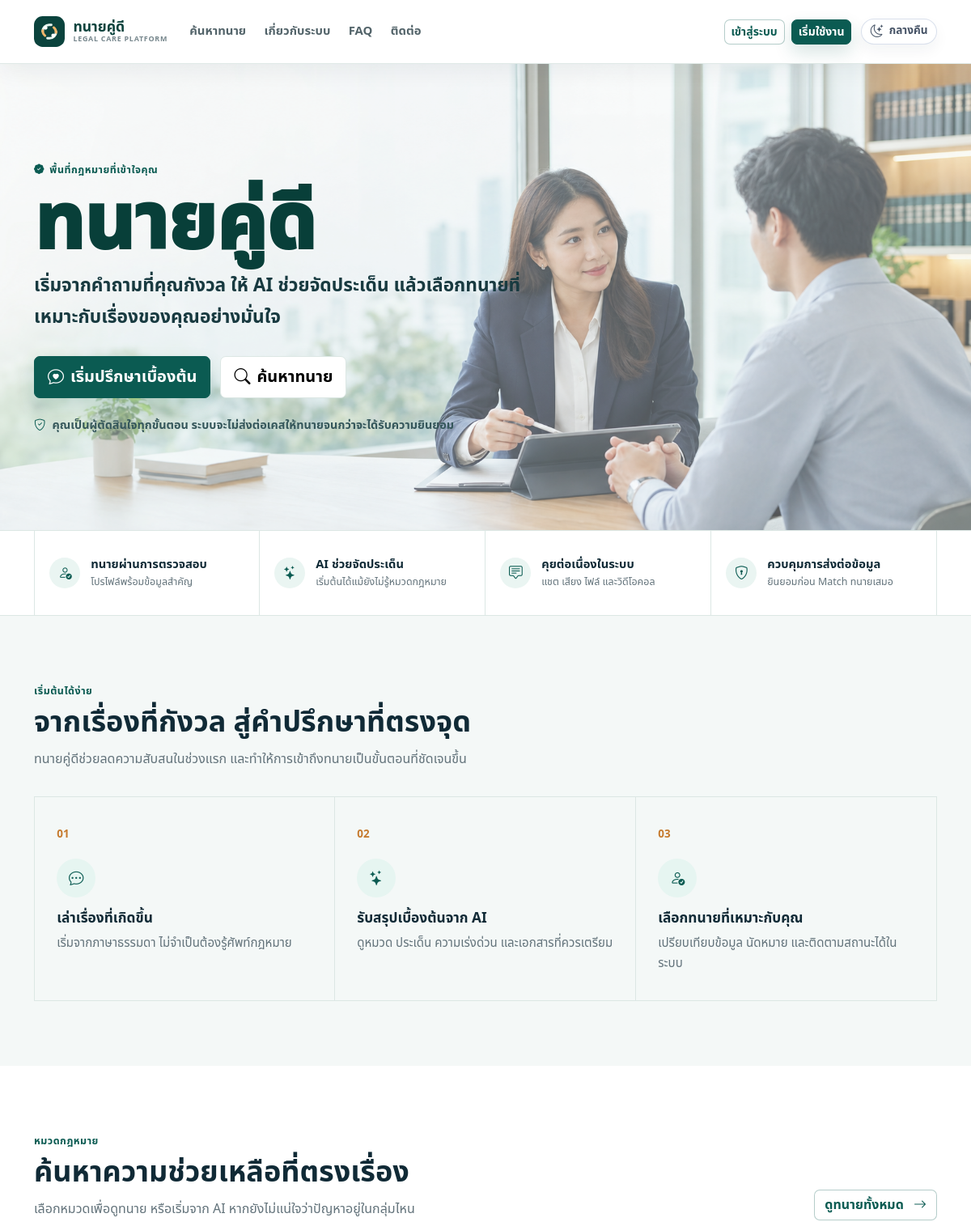
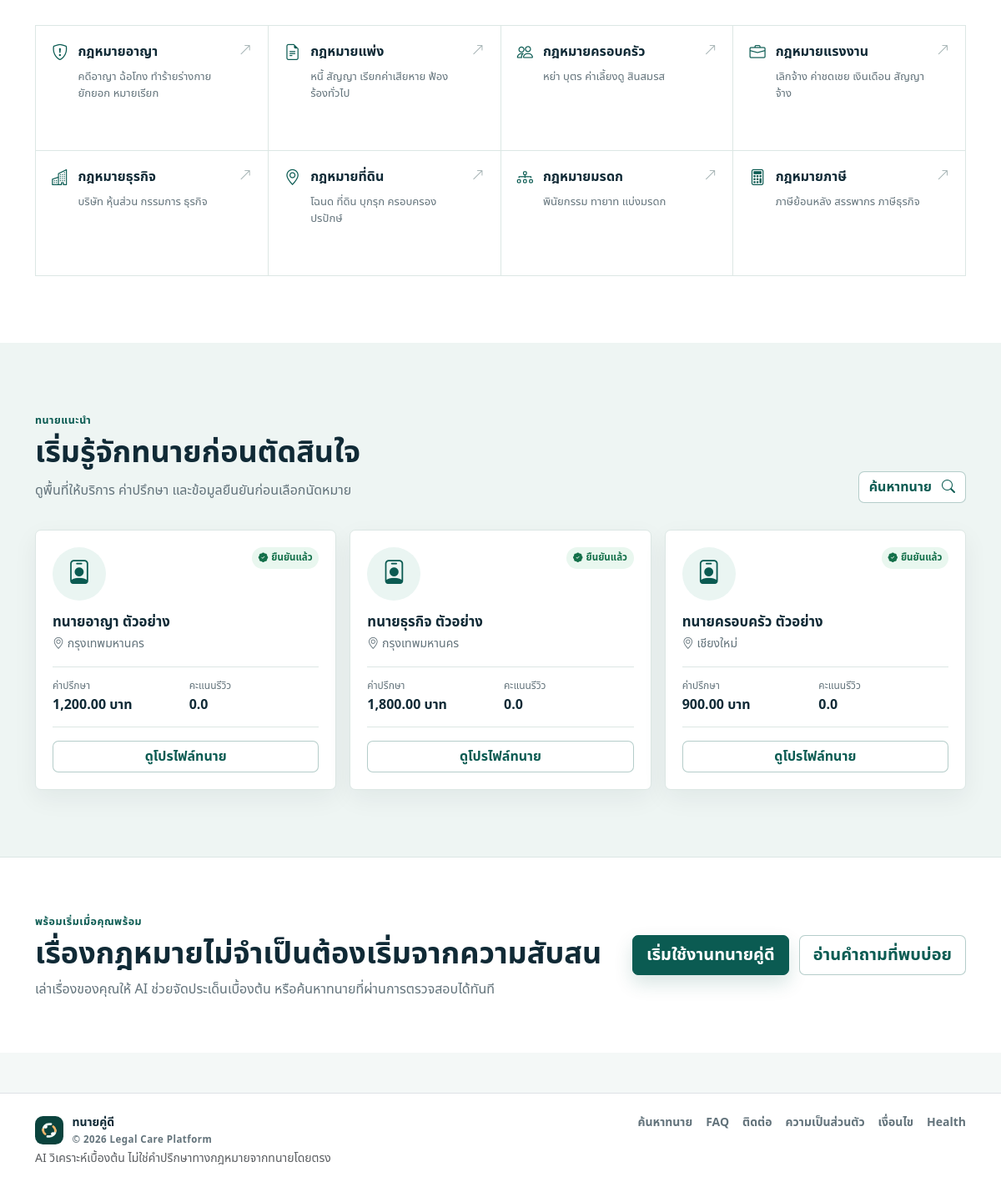
The page / on the database its author committed (2 pictures, top to bottom).
### tables this page shows
CREATE TABLE IF NOT EXISTS legal_categories (
    id INT AUTO_INCREMENT PRIMARY KEY,
    name VARCHAR(255) NOT NULL,
    slug VARCHAR(100) UNIQUE NOT NULL,
    description TEXT,
    created_at TIMESTAMP DEFAULT CURRENT_TIMESTAMP
);

CREATE TABLE IF NOT EXISTS lawyers (
    id INT AUTO_INCREMENT PRIMARY KEY,
    user_id INT NOT NULL,
    license_number VARCHAR(100),
    province VARCHAR(100),
    bio TEXT,
    experience_years INT DEFAULT 0,
    consultation_fee DECIMAL(10,2) DEFAULT 0,
    complex_case_experience TINYINT(1) DEFAULT 0,
    is_available TINYINT(1) DEFAULT 1,
    verified TINYINT(1) DEFAULT 0,
    status ENUM('pending','approved','rejected','suspended') DEFAULT 'pending',
    created_at TIMESTAMP DEFAULT CURRENT_TIMESTAMP,
    FOREIGN KEY (user_id) REFERENCES users(id),
    UNIQUE KEY lawyers_user_unique (user_id),
    KEY idx_lawyers_status_available (status, is_available)
);

CREATE TABLE IF NOT EXISTS users (
    id INT AUTO_INCREMENT PRIMARY KEY,
    name VARCHAR(255) NOT NULL,
    email VARCHAR(255) UNIQUE NOT NULL,
    phone VARCHAR(50),
    password VARCHAR(255) NOT NULL,
    role ENUM('user','lawyer','admin') DEFAULT 'user',
    status ENUM('active','inactive','banned') DEFAULT 'active',
    created_at TIMESTAMP DEFAULT CURRENT_TIMESTAMP,
    KEY idx_users_role (role)
);

### config/env.php (called while the page is built, shortened)
<?php
function loadEnvFile(?string $path = null): void
{
    static $loaded = false;
    if ($loaded) {
        return;
    }
    $loaded = true;
    $path = $path ?: dirname(__DIR__) . '/.env';
    if (!is_file($path) || !is_readable($path)) {
        return;
    }
}
function envValue(string $key, mixed $default = null): mixed
{
    $value = getenv($key);
    return $value === false ? $default : $value;
}
function envBool(string $key, bool $default = false): bool
{
    $value = envValue($key, null);
    return in_array(strtolower((string) $value), ['1', 'true', 'yes', 'on'], true);
}

### config/app.php (called while the page is built)
<?php
require_once __DIR__ . '/env.php';
return [
    'app_name' => 'ทนายคู่ดี',
    'base_url' => envValue('APP_URL', ''),
    'env' => envValue('APP_ENV', 'local'),
    'debug' => envBool('APP_DEBUG', false),
    'show_demo_accounts' => envBool('SHOW_DEMO_ACCOUNTS', envValue('APP_ENV', 'local') !== 'production'),
    'timezone' => 'Asia/Bangkok',
    'commission_percent' => 20,
    'registration_enabled' => envBool('REGISTRATION_ENABLED', true),
    'registration_rate_limit' => (int) envValue('REGISTRATION_RATE_LIMIT', 10),
    'password_min_length' => max(8, (int) envValue('PASSWORD_MIN_LENGTH', 8)),
    'auto_login_after_register' => envBool('AUTO_LOGIN_AFTER_REGISTER', false),
    'require_terms_acceptance' => envBool('REQUIRE_TERMS_ACCEPTANCE', true),
    'lawyer_registration_enabled' => envBool('LAWYER_REGISTRATION_ENABLED', true),
    'social_login' => [
        'google' => [
            'enabled' => envBool('GOOGLE_LOGIN_ENABLED', false),
            'client_id' => envValue('GOOGLE_CLIENT_ID', ''),
            'client_secret' => envValue('GOOGLE_CLIENT_SECRET', ''),
        ],
    ],
    'webrtc' => [
        'turn_url' => envValue('TURN_URL', ''),
        'turn_username' => envValue('TURN_USERNAME', ''),
        'turn_credential' => envValue('TURN_CREDENTIAL', ''),
    ],
    'upload_max_bytes' => 15 * 1024 * 1024,
    'allowed_upload_mimes' => [
        'application/pdf',
        'image/jpeg',
        'image/png',
        'image/webp',
        'audio/mpeg',
        'audio/mp4',
        'audio/ogg',
        'audio/wav',
        'audio/x-wav',
        'audio/webm',
        'video/webm',
        'application/msword',
        'application/vnd.openxmlformats-officedocument.wordprocessingml.document',
    ],
    'bank' => [
        'account_name' => 'ทนายคู่ดี',
        'account_number' => '000-0-00000-0',
        'bank_name' => 'ธนาคารตัวอย่าง',
        'promptpay_id' => '0999999999',
    ],
];

### includes/functions.php (called while the page is built, shortened)
<?php
function app_config(?string $key = null, mixed $default = null): mixed
{
    static $config = null;
    if ($config === null) {
        $config = require __DIR__ . '/../config/app.php';
    }
    return $key === null ? $config : ($config[$key] ?? $default);
}
function e(?string $value): string
{
    return htmlspecialchars((string) $value, ENT_QUOTES, 'UTF-8');
}
function url(string $path): string
{
    $baseUrl = rtrim((string) app_config('base_url', ''), '/');
    return $baseUrl . '/' . ltrim($path, '/');
}
function formatMoney(float|int|string|null $amount): string
{
    return number_format((float) $amount, 2) . ' บาท';
}

### includes/auth.php (called while the page is built, shortened)
<?php
require_once __DIR__ . '/functions.php';
require_once __DIR__ . '/../config/database.php';
function currentUser(): ?array
{
    $loaded = true;
    if (empty($_SESSION['user_id'])) {
        return null;
    }
    $stmt = db()->prepare('SELECT id, name, email, phone, role, status, created_at FROM users WHERE id = ? LIMIT 1');
    $stmt->execute([$_SESSION['user_id']]);
    $user = $stmt->fetch() ?: null;
    return $user;
}

### config/database.php (called while the page is built, shortened)
<?php
require_once __DIR__ . '/env.php';
final class Database
{
    private static ?PDO $pdo = null;
    public static function connection(): PDO
    {
        if (self::$pdo instanceof PDO) {
            return self::$pdo;
        }
        $connection = strtolower((string) envValue('DB_CONNECTION', 'mysql'));
        $host = envValue('DB_HOST', '127.0.0.1');
        $port = envValue('DB_PORT', '3306');
        $database = envValue('DB_DATABASE', 'ai_lawyer_platform');
        $username = envValue('DB_USERNAME', 'root');
        $password = envValue('DB_PASSWORD', '');
        $dsn = "mysql:host={$host};port={$port};dbname={$database};charset=utf8mb4";
        self::$pdo = new PDO($dsn, $username, $password, [
            PDO::ATTR_ERRMODE => PDO::ERRMODE_EXCEPTION,
            PDO::ATTR_DEFAULT_FETCH_MODE => PDO::FETCH_ASSOC,
            PDO::ATTR_EMULATE_PREPARES => false,
        ]);
        return self::$pdo;
    }
}
function db(): PDO
{
    return Database::connection();
}

### public/index.php (the view, shortened to what this page needs)
<?php
require_once __DIR__ . '/../includes/header.php';
$categories = [];
$featuredLawyers = [];
try {
    $categories = db()->query('SELECT name, slug, description FROM legal_categories ORDER BY id LIMIT 8')->fetchAll();
    $featuredLawyers = db()->query(
        'SELECT l.id, l.province, l.consultation_fee, l.verified, u.name,
                (SELECT COALESCE(AVG(r.rating), 0) FROM reviews r WHERE r.lawyer_id = l.id) AS avg_rating
         FROM lawyers l
         JOIN users u ON u.id = l.user_id
         WHERE l.status = "approved" AND l.is_available = 1
         ORDER BY l.verified DESC, avg_rating DESC
         LIMIT 3'
    )->fetchAll();
} catch (Throwable) {
    $categories = [
        ['name' => 'กฎหมายอาญา', 'slug' => 'criminal', 'description' => 'ฉ้อโกง หมายเรียก แจ้งความ'],
        ['name' => 'กฎหมายแพ่ง', 'slug' => 'civil', 'description' => 'หนี้ สัญญา ค่าเสียหาย'],
        ['name' => 'กฎหมายแรงงาน', 'slug' => 'labor', 'description' => 'เลิกจ้าง ค่าชดเชย'],
        ['name' => 'กฎหมายธุรกิจ', 'slug' => 'business', 'description' => 'บริษัท หุ้นส่วน สัญญา'],
    ];
}
$categoryIcons = [
    'criminal' => 'shield-exclamation',
    'civil' => 'file-earmark-text',
    'family' => 'people',
    'labor' => 'briefcase',
    'business' => 'buildings',
    'land' => 'geo-alt',
    'inheritance' => 'diagram-3',
    'tax' => 'calculator',
    'consumer' => 'bag-check',
    'contract' => 'pen',
];
?>
<section class="brand-hero">
    <img class="brand-hero-image" src="<?= e(url('/assets/images/thanai-khu-dee-hero.png')) ?>" alt="ทนายกำลังให้คำปรึกษาลูกความ">
    <div class="brand-hero-shade"></div>
    <div class="container brand-hero-content">
        <div class="brand-hero-copy">
            <span class="brand-kicker"><i class="bi bi-patch-check-fill"></i> พื้นที่กฎหมายที่เข้าใจคุณ</span>
            <h1>ทนายคู่ดี</h1>
            <p class="brand-hero-lead">เริ่มจากคำถามที่คุณกังวล ให้ AI ช่วยจัดประเด็น แล้วเลือกทนายที่เหมาะกับเรื่องของคุณอย่างมั่นใจ</p>
            <div class="brand-hero-actions">
                <a class="btn btn-primary btn-lg" href="<?= e($user ? url('/user/ai-chat.php') : url('/user/login.php')) ?>"><i class="bi bi-chat-heart me-2"></i>เริ่มปรึกษาเบื้องต้น</a>
                <a class="btn btn-light btn-lg" href="<?= e(url('/public/lawyers.php')) ?>"><i class="bi bi-search me-2"></i>ค้นหาทนาย</a>
            </div>
            <div class="brand-hero-note"><i class="bi bi-shield-check"></i> คุณเป็นผู้ตัดสินใจทุกขั้นตอน ระบบจะไม่ส่งต่อเคสให้ทนายจนกว่าจะได้รับความยินยอม</div>
        </div>
    </div>
</section>
<section class="trust-strip">
    <div class="container">
        <div class="trust-grid">
            <div><i class="bi bi-person-check"></i><span><strong>ทนายผ่านการตรวจสอบ</strong><small>โปรไฟล์พร้อมข้อมูลสำคัญ</small></span></div>
            <div><i class="bi bi-stars"></i><span><strong>AI ช่วยจัดประเด็น</strong><small>เริ่มต้นได้แม้ยังไม่รู้หมวดกฎหมาย</small></span></div>
            <div><i class="bi bi-chat-square-text"></i><span><strong>คุยต่อเนื่องในระบบ</strong><small>แชต เสียง ไฟล์ และวิดีโอคอล</small></span></div>
            <div><i class="bi bi-shield-lock"></i><span><strong>ควบคุมการส่งต่อข้อมูล</strong><small>ยินยอมก่อน Match ทนายเสมอ</small></span></div>
        </div>
    </div>
</section>
<section class="section-band brand-intro">
    <div class="container">
        <div class="section-heading">
            <span class="brand-kicker">เริ่มต้นได้ง่าย</span>
            <h2>จากเรื่องที่กังวล สู่คำปรึกษาที่ตรงจุด</h2>
            <p>ทนายคู่ดีช่วยลดความสับสนในช่วงแรก และทำให้การเข้าถึงทนายเป็นขั้นตอนที่ชัดเจนขึ้น</p>
        </div>
        <div class="brand-steps">
            <?php foreach ([
                ['chat-dots', 'เล่าเรื่องที่เกิดขึ้น', 'เริ่มจากภาษาธรรมดา ไม่จำเป็นต้องรู้ศัพท์กฎหมาย'],
                ['stars', 'รับสรุปเบื้องต้นจาก AI', 'ดูหมวด ประเด็น ความเร่งด่วน และเอกสารที่ควรเตรียม'],
                ['person-check', 'เลือกทนายที่เหมาะกับคุณ', 'เปรียบเทียบข้อมูล นัดหมาย และติดตามสถานะได้ในระบบ'],
            ] as $index => $step): ?>
                <article>
                    <span class="brand-step-number">0<?= $index + 1 ?></span>
                    <i class="bi bi-<?= e($step[0]) ?>"></i>
                    <h3><?= e($step[1]) ?></h3>
                    <p><?= e($step[2]) ?></p>
                </article>
            <?php endforeach; ?>
        </div>
    </div>
</section>
<section class="section-band brand-category-section">
    <div class="container">
        <div class="section-heading section-heading-row">
            <div>
                <span class="brand-kicker">หมวดกฎหมาย</span>
                <h2>ค้นหาความช่วยเหลือที่ตรงเรื่อง</h2>
                <p>เลือกหมวดเพื่อดูทนาย หรือเริ่มจาก AI หากยังไม่แน่ใจว่าปัญหาอยู่ในกลุ่มไหน</p>
            </div>
            <a class="btn btn-outline-primary" href="<?= e(url('/public/lawyers.php')) ?>">ดูทนายทั้งหมด <i class="bi bi-arrow-right ms-2"></i></a>
        </div>
        <div class="category-grid">
            <?php foreach ($categories as $category): ?>
                <a class="category-tile" href="<?= e(url('/public/lawyers.php?category=' . urlencode($category['slug']))) ?>">
                    <i class="bi bi-<?= e($categoryIcons[$category['slug']] ?? 'folder2-open') ?>"></i>
                    <span><strong><?= e($category['name']) ?></strong><small><?= e($category['description'] ?? '') ?></small></span>
                    <i class="bi bi-arrow-up-right"></i>
                </a>
            <?php endforeach; ?>
        </div>
    </div>
</section>
<section class="section-band lawyer-showcase">
    <div class="container">
        <div class="section-heading section-heading-row">
            <div>
                <span class="brand-kicker">ทนายแนะนำ</span>
                <h2>เริ่มรู้จักทนายก่อนตัดสินใจ</h2>
                <p>ดูพื้นที่ให้บริการ ค่าปรึกษา และข้อมูลยืนยันก่อนเลือกนัดหมาย</p>
            </div>
            <a class="btn btn-outline-primary" href="<?= e(url('/public/lawyers.php')) ?>">ค้นหาทนาย <i class="bi bi-search ms-2"></i></a>
        </div>
        <div class="lawyer-showcase-grid">
            <?php foreach ($featuredLawyers as $lawyer): ?>
                <article class="lawyer-showcase-card">
                    <div class="lawyer-showcase-head">
                        <div class="profile-avatar"><i class="bi bi-person-badge"></i></div>
                        <span class="verified-pill"><i class="bi bi-patch-check-fill"></i> ยืนยันแล้ว</span>
                    </div>
                    <h3><?= e($lawyer['name']) ?></h3>
                    <p><i class="bi bi-geo-alt"></i> <?= e($lawyer['province']) ?></p>
                    <div class="lawyer-showcase-meta">
                        <span><small>ค่าปรึกษา</small><strong><?= e(formatMoney($lawyer['consultation_fee'])) ?></strong></span>
                        <span><small>คะแนนรีวิว</small><strong><?= e(number_format((float) $lawyer['avg_rating'], 1)) ?></strong></span>
                    </div>
                    <a class="btn btn-outline-primary w-100" href="<?= e(url('/public/lawyer-detail.php?id=' . $lawyer['id'])) ?>">ดูโปรไฟล์ทนาย</a>
                </article>
            <?php endforeach; ?>
        </div>
    </div>
</section>
<section class="brand-care-band">
    <div class="container">
        <div>
            <span class="brand-kicker">พร้อมเริ่มเมื่อคุณพร้อม</span>
            <h2>เรื่องกฎหมายไม่จำเป็นต้องเริ่มจากความสับสน</h2>
            <p>เล่าเรื่องของคุณให้ AI ช่วยจัดประเด็นเบื้องต้น หรือค้นหาทนายที่ผ่านการตรวจสอบได้ทันที</p>
        </div>
        <div class="brand-care-actions">
            <a class="btn btn-primary btn-lg" href="<?= e($user ? url('/user/ai-chat.php') : url('/public/register.php')) ?>">เริ่มใช้งานทนายคู่ดี</a>
            <a class="btn btn-outline-primary btn-lg" href="<?= e(url('/public/faq.php')) ?>">อ่านคำถามที่พบบ่อย</a>
        </div>
    </div>
</section>
<?php require_once __DIR__ . '/../includes/footer.php'; ?>

### rows shown on the page
legal_categories: name "กฎหมายอาญา", description "คดีอาญา ฉ้อโกง ทำร้ายร่างกาย ยักยอก หมายเรียก"
legal_categories: name "กฎหมายแพ่ง", description "หนี้ สัญญา เรียกค่าเสียหาย ฟ้องร้องทั่วไป"
legal_categories: name "กฎหมายครอบครัว", description "หย่า บุตร ค่าเลี้ยงดู สินสมรส"
legal_categories: name "กฎหมายแรงงาน", description "เลิกจ้าง ค่าชดเชย เงินเดือน สัญญาจ้าง"
legal_categories: name "กฎหมายธุรกิจ", description "บริษัท หุ้นส่วน กรรมการ ธุรกิจ"
legal_categories: name "กฎหมายที่ดิน", description "โฉนด ที่ดิน บุกรุก ครอบครองปรปักษ์"
legal_categories: name "กฎหมายมรดก", description "พินัยกรรม ทายาท แบ่งมรดก"
legal_categories: name "กฎหมายภาษี", description "ภาษีย้อนหลัง สรรพากร ภาษีธุรกิจ"
lawyers: user.name "ทนายอาญา ตัวอย่าง", province "กรุงเทพมหานคร", consultation_fee "1,200.00 บาท", avg_rating "0.0"
lawyers: user.name "ทนายธุรกิจ ตัวอย่าง", province "กรุงเทพมหานคร", consultation_fee "1,800.00 บาท", avg_rating "0.0"
lawyers: user.name "ทนายครอบครัว ตัวอย่าง", province "เชียงใหม่", consultation_fee "900.00 บาท", avg_rating "0.0"

### other values the page prints
$step[1] "เล่าเรื่องที่เกิดขึ้น"
$step[2] "เริ่มจากภาษาธรรมดา ไม่จำเป็นต้องรู้ศัพท์กฎหมาย"
$step[1] "รับสรุปเบื้องต้นจาก AI"
$step[2] "ดูหมวด ประเด็น ความเร่งด่วน และเอกสารที่ควรเตรียม"
$step[1] "เลือกทนายที่เหมาะกับคุณ"
$step[2] "เปรียบเทียบข้อมูล นัดหมาย และติดตามสถานะได้ในระบบ"
